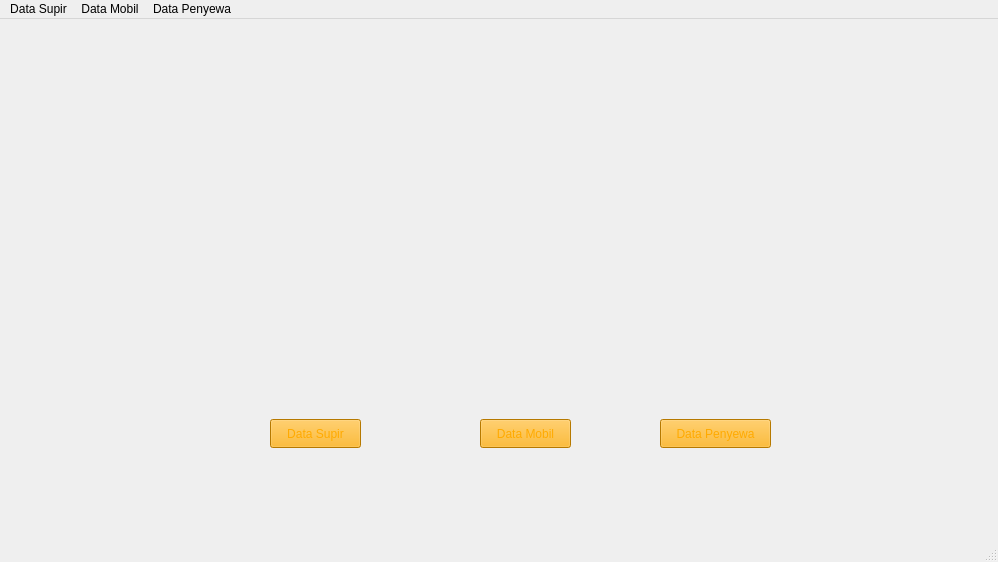
<?xml version="1.0" encoding="UTF-8"?>
<ui version="4.0">
 <class>MainPage</class>
 <widget class="QMainWindow" name="MainPage">
  <property name="geometry">
   <rect>
    <x>0</x>
    <y>0</y>
    <width>998</width>
    <height>562</height>
   </rect>
  </property>
  <property name="windowTitle">
   <string>MainWindow</string>
  </property>
  <property name="styleSheet">
   <string notr="true">background-image: url(:/res/IMAGEBG.jpg);</string>
  </property>
  <widget class="QWidget" name="centralwidget">
   <widget class="QPushButton" name="pushButton">
    <property name="geometry">
     <rect>
      <x>270</x>
      <y>400</y>
      <width>91</width>
      <height>29</height>
     </rect>
    </property>
    <property name="styleSheet">
     <string notr="true">border-color: rgb(255, 170, 0);
background-color: rgb(255, 170, 0);
color: rgb(255, 170, 0);
font: 9pt &quot;Fixedsys&quot;;</string>
    </property>
    <property name="text">
     <string>Data Supir</string>
    </property>
   </widget>
   <widget class="QPushButton" name="pushButton2">
    <property name="geometry">
     <rect>
      <x>480</x>
      <y>400</y>
      <width>91</width>
      <height>29</height>
     </rect>
    </property>
    <property name="styleSheet">
     <string notr="true">color: rgb(255, 170, 0);
background-color: rgb(255, 170, 0);
font: 9pt &quot;Fixedsys&quot;;</string>
    </property>
    <property name="text">
     <string>Data Mobil</string>
    </property>
   </widget>
   <widget class="QPushButton" name="pushButton3">
    <property name="geometry">
     <rect>
      <x>660</x>
      <y>400</y>
      <width>111</width>
      <height>29</height>
     </rect>
    </property>
    <property name="styleSheet">
     <string notr="true">color: rgb(255, 170, 0);
background-color: rgb(255, 170, 0);
font: 9pt &quot;Fixedsys&quot;;</string>
    </property>
    <property name="text">
     <string>Data Penyewa</string>
    </property>
   </widget>
  </widget>
  <widget class="QMenuBar" name="menubar">
   <property name="geometry">
    <rect>
     <x>0</x>
     <y>0</y>
     <width>998</width>
     <height>25</height>
    </rect>
   </property>
   <widget class="QMenu" name="menuData_Supir">
    <property name="enabled">
     <bool>true</bool>
    </property>
    <property name="title">
     <string>Data Supir</string>
    </property>
   </widget>
   <widget class="QMenu" name="menuData_Mobil">
    <property name="title">
     <string>Data Mobil</string>
    </property>
   </widget>
   <widget class="QMenu" name="menuData_Penyewa">
    <property name="title">
     <string>Data Penyewa</string>
    </property>
   </widget>
   <addaction name="menuData_Supir"/>
   <addaction name="menuData_Mobil"/>
   <addaction name="menuData_Penyewa"/>
  </widget>
  <widget class="QStatusBar" name="statusbar"/>
 </widget>
 <resources/>
 <connections/>
</ui>
